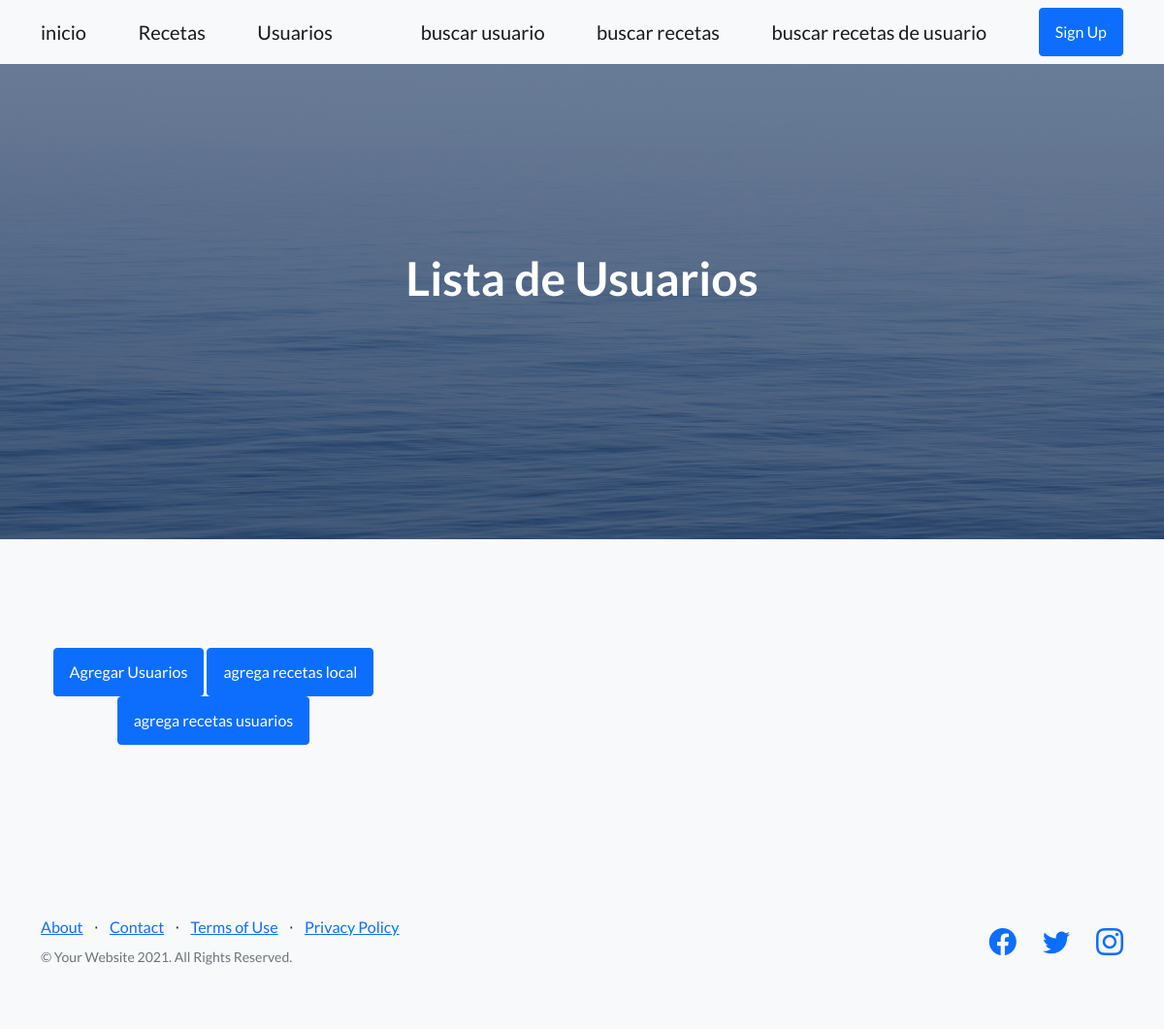
Before: /AppRecetas/usuarios/ with the older database file.
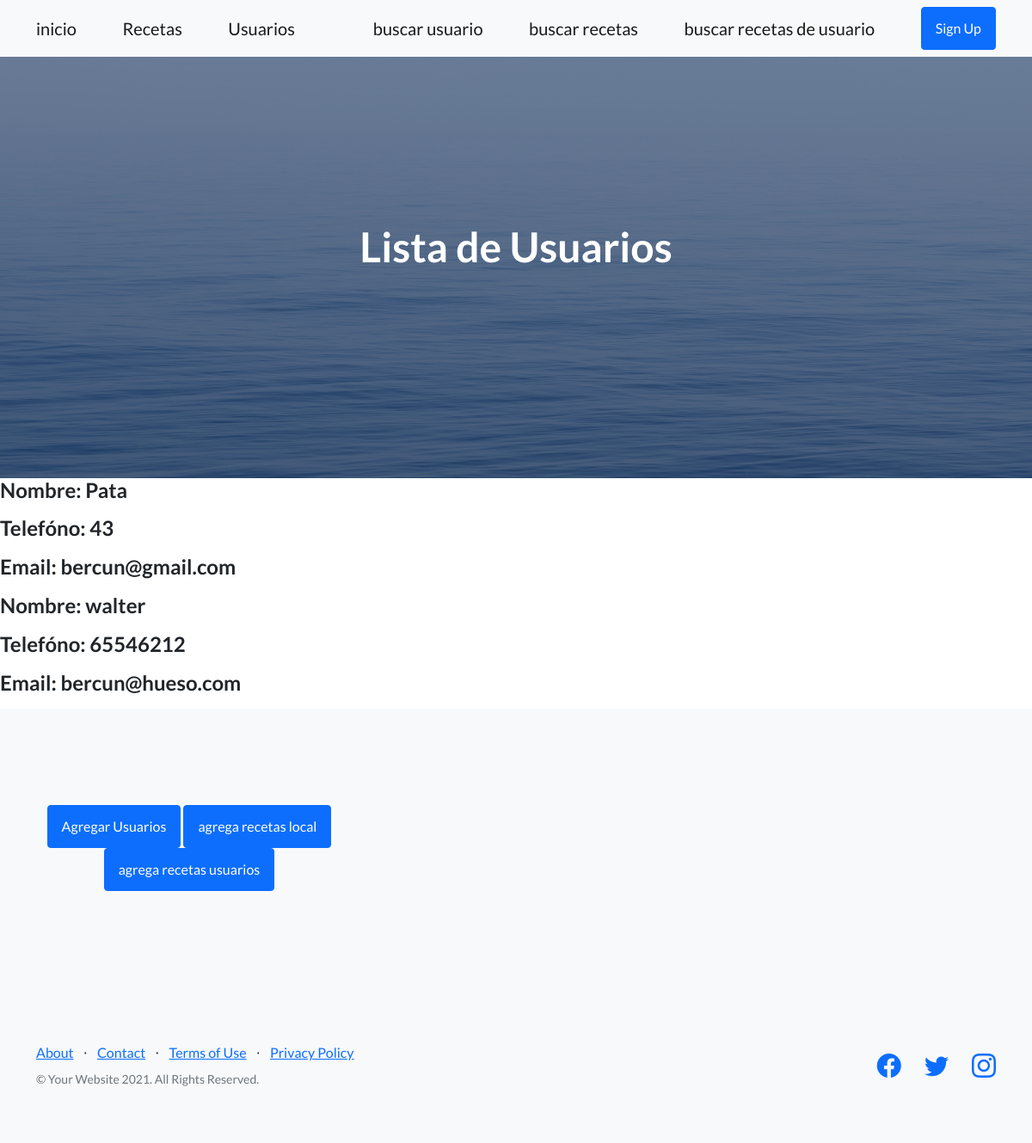
After: the same page with the newer database file.
### AppRecetas/models.py (models this page shows, shortened)
class Usuario(models.Model):
    nombreUsr = models.CharField(max_length=20)
    emailUsr = models.EmailField()
    telfonoUsr = models.IntegerField()
    ciudad = models.CharField(max_length=20)
    edad = models.IntegerField()

### AppRecetas/views.py (the view)
# urls.py: path("usuarios/", vista_usuarios, name= "Usuarios"),
def vista_usuarios(request):
   usuario_all = Usuario.objects.all()
   listado = {"gente": usuario_all}
   return render(request, "AppRecetas/usuarios.html", listado )

### AppRecetas/templates/AppRecetas/usuarios.html (shortened to what this page needs)
{% extends "AppRecetas/base.html" %}
{% block  titulo %}
Lista de Usuarios
{% endblock  %}
{% block  complement %}
{% for comunidad in gente  %}
<H4>
<p>Nombre: {{comunidad.nombreUsr}}  </p>
<p>Telefóno: {{comunidad.telfonoUsr}}  </p>
<p>Email: {{comunidad.emailUsr}}  </p>
</H4>
{% endfor %}
{% endblock  %}

### AppRecetas/templates/AppRecetas/base.html (shortened to what this page needs)
<!DOCTYPE html>
<html lang="en">
    <head>
        {% load static %}
        <link href="https://cdn.jsdelivr.net/npm/bootstrap-icons@1.5.0/font/bootstrap-icons.css" rel="stylesheet" type="text/css" />
        <link href="{% static 'AppRecetas/css/styles.css'%}" rel="stylesheet" />
    </head>
    <body>
        <nav class="navbar navbar-light bg-light static-top">
            <div class="container">
                <a class="navbar-brand" href="{% url 'Inicio' %}">inicio</a>
                <a class="navbar-brand" href="{% url 'RecetasMain' %}">Recetas</a>
                <a class="navbar-brand" href="{% url 'Usuarios' %}">Usuarios</a>
                <br>
                <br>
                <a class="navbar-brand" href="{% url 'seekUsr' %}">buscar usuario</a>
                <a class="navbar-brand" href="{% url 'seekRecetas' %}">buscar recetas</a>
                <a class="navbar-brand" href="{% url 'seekRecetasUsr' %}">buscar recetas de usuario</a>
                <a class="btn btn-primary" href="#signup">Sign Up</a>
            </div>
        </nav>
        <header class="masthead">
            <div class="container position-relative">
                <div class="row justify-content-center">
                    <div class="col-xl-6">
                        <div class="text-center text-white">
                            <h1 class="mb-5">
                                {% block  titulo %}
                                {% endblock  %}
                            </h1>
                        </div>
                    </div>
                </div>
            </div>
        </header>
        {% block  complement %}
        {% endblock  %}
        <section class="features-icons bg-light text-center">
            <div class="container">
                <div class="row">
                    <div class="col-lg-4">
                        <a class="btn btn-primary" href="{% url 'Addusr' %}">Agregar  Usuarios</a>
                        <a class="btn btn-primary" href="{% url 'AddRecetasMain' %}">agrega recetas local</a>
                        <a class="btn btn-primary" href="{% url 'AddRecetasUsr' %}">agrega recetas usuarios</a>
                    </div>
                    <div class="col-lg-4">
                </div>
            </div>
        </section>
        <footer class="footer bg-light">
            <div class="container">
                <div class="row">
                    <div class="col-lg-6 h-100 text-center text-lg-start my-auto">
                        <ul class="list-inline mb-2">
                            <li class="list-inline-item"><a href="#!">About</a></li>
                            <li class="list-inline-item">⋅</li>
                            <li class="list-inline-item"><a href="#!">Contact</a></li>
                            <li class="list-inline-item">⋅</li>
                            <li class="list-inline-item"><a href="#!">Terms of Use</a></li>
                            <li class="list-inline-item">⋅</li>
                            <li class="list-inline-item"><a href="#!">Privacy Policy</a></li>
                        </ul>
                        <p class="text-muted small mb-4 mb-lg-0">&copy; Your Website 2021. All Rights Reserved.</p>
                    </div>
                    <div class="col-lg-6 h-100 text-center text-lg-end my-auto">
                        <ul class="list-inline mb-0">
                            <li class="list-inline-item me-4">
                                <a href="#!"><i class="bi-facebook fs-3"></i></a>
                            </li>
                            <li class="list-inline-item me-4">
                                <a href="#!"><i class="bi-twitter fs-3"></i></a>
                            </li>
                            <li class="list-inline-item">
                                <a href="#!"><i class="bi-instagram fs-3"></i></a>
                            </li>
                        </ul>
                    </div>
                </div>
            </div>
        </footer>
    </body>
</html>

Changed rows visible on the page:
added Usuario: nombreUsr "Pata", telfonoUsr "43", emailUsr "bercun@gmail.com"
added Usuario: nombreUsr "walter", telfonoUsr "65546212", emailUsr "bercun@hueso.com"
